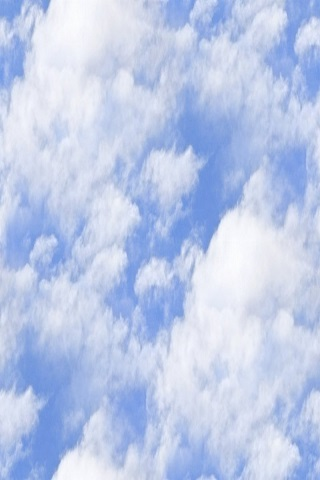
#> input picture Images/clouds.jpg, 320 x 480 px
$ python -i imgtool.py   (imports and definitions only)
#> lines starting #> are read from the running program, lines starting #| are printed output that depends on the picture
#
# Copyright (c) 2021.  Micro Blue
#
# SPDX-License-Identifier: BSD-2-Clause-Patent
#


import os
import sys
import matplotlib.pyplot as plt
from PIL import Image

def convert_color (color, bins, trans):
    mask  = 0xf8
    value = ((color[0]>>3)<<10) + ((color[1]>>3)<<5) + ((color[2]>>3)<<0)
    if trans is not None:
        if value == trans:
            value = 0x8000
    bins.append(value & 0xff)
    bins.append((value>>8) & 0xff)
    return (color[0] & mask, color[1] & mask, color[2] & mask)

# [35 lines left out: functions convert_img, convert_tile, not called in this run]

def show (image):
    plt.imshow(image)
    plt.show()

def convert_sprite (in_file, out_file):
    convert_img (in_file, out_file, (16,16), 0)


# [54 lines left out: functions convert_sprite32, convert_sprite, not called in this run]

def convert_sprite96 (in_file, out_file, trans = 0x7fff, flags = ''):
#> called with in_file = '../Images/clouds.jpg', out_file = 'out.png', trans = 32767, flags = ''
    size       = (96,32)
    im1        = Image.open(in_file)
#> im1 is the input picture: PIL image 320x480 RGB; mean R, G, B 188.2, 202.3, 233.7
    image_full = im1.resize(size).convert("RGB")
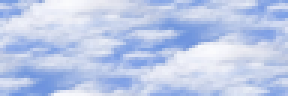
#> image_full: PIL image 96x32 RGB (shown 3 times larger); mean R, G, B 188.2, 202.3, 233.7
    (x, y)     = image_full.size
#> x = 96; y = 32

    sprite = bytearray()
    for m in range (3):
        x = m * 32
        y = 0
        box = (x, y, x+32, y+32)
        image_rgb = image_full.crop(box)
        #show(image_rgb)
        if 'b' in flags:
          x = 32
          y = 32
          bins = bytearray()
          new_img = image_rgb
          for j in range(y):
            for i in range(x):
              color = new_img.getpixel((i,j))
              new_color = convert_color (color, bins, trans)
              new_img.putpixel((i,j), new_color)
          sprite.extend(bins)
        else:
          for n in range (4):
            y = (n >> 1) * 16
            x = (n  % 2) * 16
            box = (x,   y, x+16, y+16)
            new_img = image_rgb.crop(box)

            y = 16
            x = 16
            bins = bytearray()
            for j in range(y):
              for i in range(x):
                color = new_img.getpixel((i,j))
                new_color = convert_color (color, bins, trans)
                new_img.putpixel((i,j), new_color)
            sprite.extend(bins)
#> this loop made 3 passes
#> pass 1, in convert_sprite96, `image_rgb = image_full.crop(box)`:
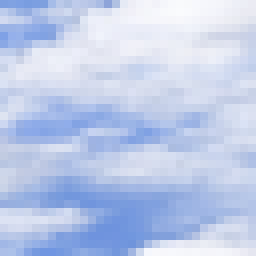
#> image_rgb: PIL image 32x32 RGB (shown 8 times larger); mean R, G, B 190.2, 203.9, 234.4
#> pass 2, in convert_sprite96, `image_rgb = image_full.crop(box)`:
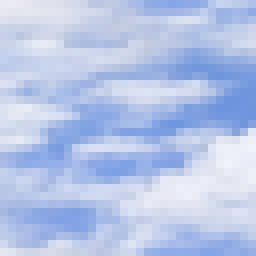
#> image_rgb: PIL image 32x32 RGB (shown 8 times larger); mean R, G, B 181.9, 197.7, 232.4
#> pass 3, in convert_sprite96, `image_rgb = image_full.crop(box)`:
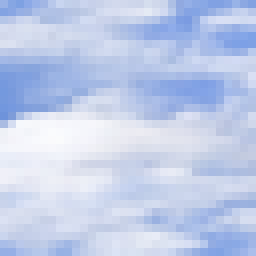
#> image_rgb: PIL image 32x32 RGB (shown 8 times larger); mean R, G, B 192.5, 205.3, 234.4
#> after the loop:
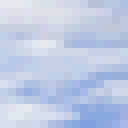
#> new_img: PIL image 16x16 RGB (shown 8 times larger); mean R, G, B 191.5, 203.5, 229.3

    fd = open (out_file, 'wb')
    fd.write(sprite)
    fd.close()

    return image_full


# [52 lines left out: function main, not called in this run]

# [1 line not run here, left out]

>>> result = convert_sprite96('../Images/clouds.jpg', 'out.png')
